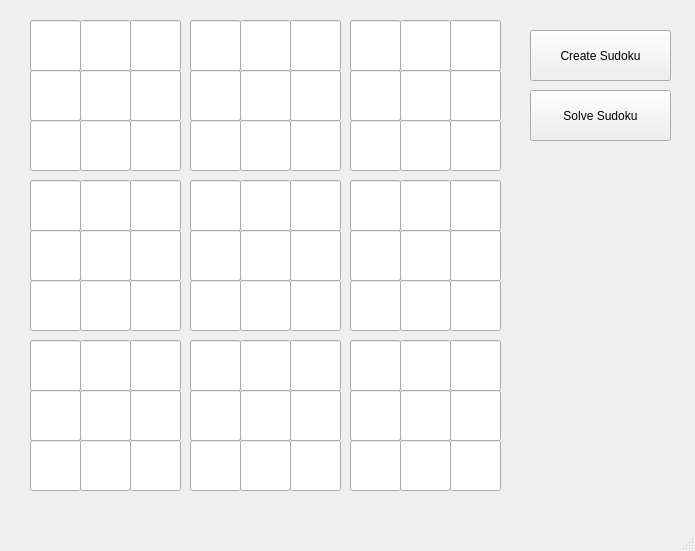
<?xml version="1.0" encoding="UTF-8"?>
<ui version="4.0">
 <class>MainWindow</class>
 <widget class="QMainWindow" name="MainWindow">
  <property name="geometry">
   <rect>
    <x>0</x>
    <y>0</y>
    <width>695</width>
    <height>551</height>
   </rect>
  </property>
  <property name="windowTitle">
   <string>MainWindow</string>
  </property>
  <widget class="QWidget" name="centralwidget">
   <widget class="QPushButton" name="pushButton">
    <property name="geometry">
     <rect>
      <x>530</x>
      <y>30</y>
      <width>141</width>
      <height>51</height>
     </rect>
    </property>
    <property name="text">
     <string>Create Sudoku</string>
    </property>
   </widget>
   <widget class="QLabel" name="label">
    <property name="geometry">
     <rect>
      <x>110</x>
      <y>120</y>
      <width>111</width>
      <height>31</height>
     </rect>
    </property>
    <property name="font">
     <font>
      <family>MS Shell Dlg 2</family>
     </font>
    </property>
    <property name="text">
     <string/>
    </property>
   </widget>
   <widget class="QLineEdit" name="cell00">
    <property name="geometry">
     <rect>
      <x>30</x>
      <y>20</y>
      <width>51</width>
      <height>51</height>
     </rect>
    </property>
   </widget>
   <widget class="QLineEdit" name="cell02">
    <property name="geometry">
     <rect>
      <x>130</x>
      <y>20</y>
      <width>51</width>
      <height>51</height>
     </rect>
    </property>
   </widget>
   <widget class="QLineEdit" name="cell01">
    <property name="geometry">
     <rect>
      <x>80</x>
      <y>20</y>
      <width>51</width>
      <height>51</height>
     </rect>
    </property>
   </widget>
   <widget class="QLineEdit" name="cell03">
    <property name="geometry">
     <rect>
      <x>190</x>
      <y>20</y>
      <width>51</width>
      <height>51</height>
     </rect>
    </property>
   </widget>
   <widget class="QLineEdit" name="cell04">
    <property name="geometry">
     <rect>
      <x>240</x>
      <y>20</y>
      <width>51</width>
      <height>51</height>
     </rect>
    </property>
   </widget>
   <widget class="QLineEdit" name="cell05">
    <property name="geometry">
     <rect>
      <x>290</x>
      <y>20</y>
      <width>51</width>
      <height>51</height>
     </rect>
    </property>
   </widget>
   <widget class="QLineEdit" name="cell06">
    <property name="geometry">
     <rect>
      <x>350</x>
      <y>20</y>
      <width>51</width>
      <height>51</height>
     </rect>
    </property>
   </widget>
   <widget class="QLineEdit" name="cell08">
    <property name="geometry">
     <rect>
      <x>450</x>
      <y>20</y>
      <width>51</width>
      <height>51</height>
     </rect>
    </property>
   </widget>
   <widget class="QLineEdit" name="cell07">
    <property name="geometry">
     <rect>
      <x>400</x>
      <y>20</y>
      <width>51</width>
      <height>51</height>
     </rect>
    </property>
   </widget>
   <widget class="QLineEdit" name="cell13">
    <property name="geometry">
     <rect>
      <x>190</x>
      <y>70</y>
      <width>51</width>
      <height>51</height>
     </rect>
    </property>
   </widget>
   <widget class="QLineEdit" name="cell10">
    <property name="geometry">
     <rect>
      <x>30</x>
      <y>70</y>
      <width>51</width>
      <height>51</height>
     </rect>
    </property>
   </widget>
   <widget class="QLineEdit" name="cell15">
    <property name="geometry">
     <rect>
      <x>290</x>
      <y>70</y>
      <width>51</width>
      <height>51</height>
     </rect>
    </property>
   </widget>
   <widget class="QLineEdit" name="cell14">
    <property name="geometry">
     <rect>
      <x>240</x>
      <y>70</y>
      <width>51</width>
      <height>51</height>
     </rect>
    </property>
   </widget>
   <widget class="QLineEdit" name="cell16">
    <property name="geometry">
     <rect>
      <x>350</x>
      <y>70</y>
      <width>51</width>
      <height>51</height>
     </rect>
    </property>
   </widget>
   <widget class="QLineEdit" name="cell17">
    <property name="geometry">
     <rect>
      <x>400</x>
      <y>70</y>
      <width>51</width>
      <height>51</height>
     </rect>
    </property>
   </widget>
   <widget class="QLineEdit" name="cell12">
    <property name="geometry">
     <rect>
      <x>130</x>
      <y>70</y>
      <width>51</width>
      <height>51</height>
     </rect>
    </property>
   </widget>
   <widget class="QLineEdit" name="cell11">
    <property name="geometry">
     <rect>
      <x>80</x>
      <y>70</y>
      <width>51</width>
      <height>51</height>
     </rect>
    </property>
   </widget>
   <widget class="QLineEdit" name="cell18">
    <property name="geometry">
     <rect>
      <x>450</x>
      <y>70</y>
      <width>51</width>
      <height>51</height>
     </rect>
    </property>
   </widget>
   <widget class="QLineEdit" name="cell23">
    <property name="geometry">
     <rect>
      <x>190</x>
      <y>120</y>
      <width>51</width>
      <height>51</height>
     </rect>
    </property>
   </widget>
   <widget class="QLineEdit" name="cell20">
    <property name="geometry">
     <rect>
      <x>30</x>
      <y>120</y>
      <width>51</width>
      <height>51</height>
     </rect>
    </property>
   </widget>
   <widget class="QLineEdit" name="cell25">
    <property name="geometry">
     <rect>
      <x>290</x>
      <y>120</y>
      <width>51</width>
      <height>51</height>
     </rect>
    </property>
   </widget>
   <widget class="QLineEdit" name="cell24">
    <property name="geometry">
     <rect>
      <x>240</x>
      <y>120</y>
      <width>51</width>
      <height>51</height>
     </rect>
    </property>
   </widget>
   <widget class="QLineEdit" name="cell26">
    <property name="geometry">
     <rect>
      <x>350</x>
      <y>120</y>
      <width>51</width>
      <height>51</height>
     </rect>
    </property>
   </widget>
   <widget class="QLineEdit" name="cell27">
    <property name="geometry">
     <rect>
      <x>400</x>
      <y>120</y>
      <width>51</width>
      <height>51</height>
     </rect>
    </property>
   </widget>
   <widget class="QLineEdit" name="cell22">
    <property name="geometry">
     <rect>
      <x>130</x>
      <y>120</y>
      <width>51</width>
      <height>51</height>
     </rect>
    </property>
   </widget>
   <widget class="QLineEdit" name="cell21">
    <property name="geometry">
     <rect>
      <x>80</x>
      <y>120</y>
      <width>51</width>
      <height>51</height>
     </rect>
    </property>
   </widget>
   <widget class="QLineEdit" name="cell28">
    <property name="geometry">
     <rect>
      <x>450</x>
      <y>120</y>
      <width>51</width>
      <height>51</height>
     </rect>
    </property>
   </widget>
   <widget class="QLineEdit" name="cell56">
    <property name="geometry">
     <rect>
      <x>350</x>
      <y>280</y>
      <width>51</width>
      <height>51</height>
     </rect>
    </property>
   </widget>
   <widget class="QLineEdit" name="cell34">
    <property name="geometry">
     <rect>
      <x>240</x>
      <y>180</y>
      <width>51</width>
      <height>51</height>
     </rect>
    </property>
   </widget>
   <widget class="QLineEdit" name="cell40">
    <property name="geometry">
     <rect>
      <x>30</x>
      <y>230</y>
      <width>51</width>
      <height>51</height>
     </rect>
    </property>
   </widget>
   <widget class="QLineEdit" name="cell38">
    <property name="geometry">
     <rect>
      <x>450</x>
      <y>180</y>
      <width>51</width>
      <height>51</height>
     </rect>
    </property>
   </widget>
   <widget class="QLineEdit" name="cell31">
    <property name="geometry">
     <rect>
      <x>80</x>
      <y>180</y>
      <width>51</width>
      <height>51</height>
     </rect>
    </property>
   </widget>
   <widget class="QLineEdit" name="cell33">
    <property name="geometry">
     <rect>
      <x>190</x>
      <y>180</y>
      <width>51</width>
      <height>51</height>
     </rect>
    </property>
   </widget>
   <widget class="QLineEdit" name="cell41">
    <property name="geometry">
     <rect>
      <x>80</x>
      <y>230</y>
      <width>51</width>
      <height>51</height>
     </rect>
    </property>
   </widget>
   <widget class="QLineEdit" name="cell32">
    <property name="geometry">
     <rect>
      <x>130</x>
      <y>180</y>
      <width>51</width>
      <height>51</height>
     </rect>
    </property>
   </widget>
   <widget class="QLineEdit" name="cell51">
    <property name="geometry">
     <rect>
      <x>80</x>
      <y>280</y>
      <width>51</width>
      <height>51</height>
     </rect>
    </property>
   </widget>
   <widget class="QLabel" name="label_2">
    <property name="geometry">
     <rect>
      <x>110</x>
      <y>280</y>
      <width>111</width>
      <height>31</height>
     </rect>
    </property>
    <property name="font">
     <font>
      <family>MS Shell Dlg 2</family>
     </font>
    </property>
    <property name="text">
     <string/>
    </property>
   </widget>
   <widget class="QLineEdit" name="cell43">
    <property name="geometry">
     <rect>
      <x>190</x>
      <y>230</y>
      <width>51</width>
      <height>51</height>
     </rect>
    </property>
   </widget>
   <widget class="QLineEdit" name="cell53">
    <property name="geometry">
     <rect>
      <x>190</x>
      <y>280</y>
      <width>51</width>
      <height>51</height>
     </rect>
    </property>
   </widget>
   <widget class="QLineEdit" name="cell44">
    <property name="geometry">
     <rect>
      <x>240</x>
      <y>230</y>
      <width>51</width>
      <height>51</height>
     </rect>
    </property>
   </widget>
   <widget class="QLineEdit" name="cell52">
    <property name="geometry">
     <rect>
      <x>130</x>
      <y>280</y>
      <width>51</width>
      <height>51</height>
     </rect>
    </property>
   </widget>
   <widget class="QLineEdit" name="cell57">
    <property name="geometry">
     <rect>
      <x>400</x>
      <y>280</y>
      <width>51</width>
      <height>51</height>
     </rect>
    </property>
   </widget>
   <widget class="QLineEdit" name="cell30">
    <property name="geometry">
     <rect>
      <x>30</x>
      <y>180</y>
      <width>51</width>
      <height>51</height>
     </rect>
    </property>
   </widget>
   <widget class="QLineEdit" name="cell42">
    <property name="geometry">
     <rect>
      <x>130</x>
      <y>230</y>
      <width>51</width>
      <height>51</height>
     </rect>
    </property>
   </widget>
   <widget class="QLineEdit" name="cell37">
    <property name="geometry">
     <rect>
      <x>400</x>
      <y>180</y>
      <width>51</width>
      <height>51</height>
     </rect>
    </property>
   </widget>
   <widget class="QLineEdit" name="cell46">
    <property name="geometry">
     <rect>
      <x>350</x>
      <y>230</y>
      <width>51</width>
      <height>51</height>
     </rect>
    </property>
   </widget>
   <widget class="QLineEdit" name="cell50">
    <property name="geometry">
     <rect>
      <x>30</x>
      <y>280</y>
      <width>51</width>
      <height>51</height>
     </rect>
    </property>
   </widget>
   <widget class="QLineEdit" name="cell48">
    <property name="geometry">
     <rect>
      <x>450</x>
      <y>230</y>
      <width>51</width>
      <height>51</height>
     </rect>
    </property>
   </widget>
   <widget class="QLineEdit" name="cell54">
    <property name="geometry">
     <rect>
      <x>240</x>
      <y>280</y>
      <width>51</width>
      <height>51</height>
     </rect>
    </property>
   </widget>
   <widget class="QLineEdit" name="cell47">
    <property name="geometry">
     <rect>
      <x>400</x>
      <y>230</y>
      <width>51</width>
      <height>51</height>
     </rect>
    </property>
   </widget>
   <widget class="QLineEdit" name="cell36">
    <property name="geometry">
     <rect>
      <x>350</x>
      <y>180</y>
      <width>51</width>
      <height>51</height>
     </rect>
    </property>
   </widget>
   <widget class="QLineEdit" name="cell35">
    <property name="geometry">
     <rect>
      <x>290</x>
      <y>180</y>
      <width>51</width>
      <height>51</height>
     </rect>
    </property>
   </widget>
   <widget class="QLineEdit" name="cell58">
    <property name="geometry">
     <rect>
      <x>450</x>
      <y>280</y>
      <width>51</width>
      <height>51</height>
     </rect>
    </property>
   </widget>
   <widget class="QLineEdit" name="cell55">
    <property name="geometry">
     <rect>
      <x>290</x>
      <y>280</y>
      <width>51</width>
      <height>51</height>
     </rect>
    </property>
   </widget>
   <widget class="QLineEdit" name="cell45">
    <property name="geometry">
     <rect>
      <x>290</x>
      <y>230</y>
      <width>51</width>
      <height>51</height>
     </rect>
    </property>
   </widget>
   <widget class="QLineEdit" name="cell73">
    <property name="geometry">
     <rect>
      <x>190</x>
      <y>390</y>
      <width>51</width>
      <height>51</height>
     </rect>
    </property>
   </widget>
   <widget class="QLabel" name="label_3">
    <property name="geometry">
     <rect>
      <x>110</x>
      <y>440</y>
      <width>111</width>
      <height>31</height>
     </rect>
    </property>
    <property name="font">
     <font>
      <family>MS Shell Dlg 2</family>
     </font>
    </property>
    <property name="text">
     <string/>
    </property>
   </widget>
   <widget class="QLineEdit" name="cell84">
    <property name="geometry">
     <rect>
      <x>240</x>
      <y>440</y>
      <width>51</width>
      <height>51</height>
     </rect>
    </property>
   </widget>
   <widget class="QLineEdit" name="cell63">
    <property name="geometry">
     <rect>
      <x>190</x>
      <y>340</y>
      <width>51</width>
      <height>51</height>
     </rect>
    </property>
   </widget>
   <widget class="QLineEdit" name="cell66">
    <property name="geometry">
     <rect>
      <x>350</x>
      <y>340</y>
      <width>51</width>
      <height>51</height>
     </rect>
    </property>
   </widget>
   <widget class="QLineEdit" name="cell64">
    <property name="geometry">
     <rect>
      <x>240</x>
      <y>340</y>
      <width>51</width>
      <height>51</height>
     </rect>
    </property>
   </widget>
   <widget class="QLineEdit" name="cell76">
    <property name="geometry">
     <rect>
      <x>350</x>
      <y>390</y>
      <width>51</width>
      <height>51</height>
     </rect>
    </property>
   </widget>
   <widget class="QLineEdit" name="cell87">
    <property name="geometry">
     <rect>
      <x>400</x>
      <y>440</y>
      <width>51</width>
      <height>51</height>
     </rect>
    </property>
   </widget>
   <widget class="QLineEdit" name="cell77">
    <property name="geometry">
     <rect>
      <x>400</x>
      <y>390</y>
      <width>51</width>
      <height>51</height>
     </rect>
    </property>
   </widget>
   <widget class="QLineEdit" name="cell85">
    <property name="geometry">
     <rect>
      <x>290</x>
      <y>440</y>
      <width>51</width>
      <height>51</height>
     </rect>
    </property>
   </widget>
   <widget class="QLineEdit" name="cell74">
    <property name="geometry">
     <rect>
      <x>240</x>
      <y>390</y>
      <width>51</width>
      <height>51</height>
     </rect>
    </property>
   </widget>
   <widget class="QLineEdit" name="cell82">
    <property name="geometry">
     <rect>
      <x>130</x>
      <y>440</y>
      <width>51</width>
      <height>51</height>
     </rect>
    </property>
   </widget>
   <widget class="QLineEdit" name="cell78">
    <property name="geometry">
     <rect>
      <x>450</x>
      <y>390</y>
      <width>51</width>
      <height>51</height>
     </rect>
    </property>
   </widget>
   <widget class="QLineEdit" name="cell75">
    <property name="geometry">
     <rect>
      <x>290</x>
      <y>390</y>
      <width>51</width>
      <height>51</height>
     </rect>
    </property>
   </widget>
   <widget class="QLineEdit" name="cell70">
    <property name="geometry">
     <rect>
      <x>30</x>
      <y>390</y>
      <width>51</width>
      <height>51</height>
     </rect>
    </property>
   </widget>
   <widget class="QLineEdit" name="cell81">
    <property name="geometry">
     <rect>
      <x>80</x>
      <y>440</y>
      <width>51</width>
      <height>51</height>
     </rect>
    </property>
   </widget>
   <widget class="QLineEdit" name="cell68">
    <property name="geometry">
     <rect>
      <x>450</x>
      <y>340</y>
      <width>51</width>
      <height>51</height>
     </rect>
    </property>
   </widget>
   <widget class="QLineEdit" name="cell67">
    <property name="geometry">
     <rect>
      <x>400</x>
      <y>340</y>
      <width>51</width>
      <height>51</height>
     </rect>
    </property>
   </widget>
   <widget class="QLineEdit" name="cell62">
    <property name="geometry">
     <rect>
      <x>130</x>
      <y>340</y>
      <width>51</width>
      <height>51</height>
     </rect>
    </property>
   </widget>
   <widget class="QLineEdit" name="cell86">
    <property name="geometry">
     <rect>
      <x>350</x>
      <y>440</y>
      <width>51</width>
      <height>51</height>
     </rect>
    </property>
   </widget>
   <widget class="QLineEdit" name="cell88">
    <property name="geometry">
     <rect>
      <x>450</x>
      <y>440</y>
      <width>51</width>
      <height>51</height>
     </rect>
    </property>
   </widget>
   <widget class="QLineEdit" name="cell60">
    <property name="geometry">
     <rect>
      <x>30</x>
      <y>340</y>
      <width>51</width>
      <height>51</height>
     </rect>
    </property>
   </widget>
   <widget class="QLineEdit" name="cell71">
    <property name="geometry">
     <rect>
      <x>80</x>
      <y>390</y>
      <width>51</width>
      <height>51</height>
     </rect>
    </property>
   </widget>
   <widget class="QLineEdit" name="cell72">
    <property name="geometry">
     <rect>
      <x>130</x>
      <y>390</y>
      <width>51</width>
      <height>51</height>
     </rect>
    </property>
   </widget>
   <widget class="QLineEdit" name="cell80">
    <property name="geometry">
     <rect>
      <x>30</x>
      <y>440</y>
      <width>51</width>
      <height>51</height>
     </rect>
    </property>
   </widget>
   <widget class="QLineEdit" name="cell65">
    <property name="geometry">
     <rect>
      <x>290</x>
      <y>340</y>
      <width>51</width>
      <height>51</height>
     </rect>
    </property>
   </widget>
   <widget class="QLineEdit" name="cell83">
    <property name="geometry">
     <rect>
      <x>190</x>
      <y>440</y>
      <width>51</width>
      <height>51</height>
     </rect>
    </property>
   </widget>
   <widget class="QLineEdit" name="cell61">
    <property name="geometry">
     <rect>
      <x>80</x>
      <y>340</y>
      <width>51</width>
      <height>51</height>
     </rect>
    </property>
   </widget>
   <widget class="QPushButton" name="pushButton_2">
    <property name="geometry">
     <rect>
      <x>530</x>
      <y>90</y>
      <width>141</width>
      <height>51</height>
     </rect>
    </property>
    <property name="text">
     <string>Solve Sudoku</string>
    </property>
   </widget>
  </widget>
  <widget class="QMenuBar" name="menubar">
   <property name="geometry">
    <rect>
     <x>0</x>
     <y>0</y>
     <width>695</width>
     <height>21</height>
    </rect>
   </property>
  </widget>
  <widget class="QStatusBar" name="statusbar"/>
 </widget>
 <resources/>
 <connections/>
</ui>
